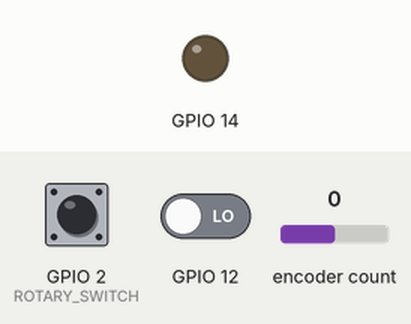
This sketch was run on a simulated ESP8266 (Wemos D1 mini). On the bench: output pins drawn as LEDs (lit = HIGH). The test bench sets the inputs (shaded band); at power-on: GPIO 2 (ROTARY_SWITCH) HIGH, GPIO 12 LOW, encoder count 0. WiFi joins after 1.5 s; servers stay silent unless stated; what the sketch prints to the serial monitor is not drawn.

Above: at 3.2 s.
3.3 s: GPIO 2 (ROTARY_SWITCH) pulled LOW for 0.15 s
At 4.5 s:
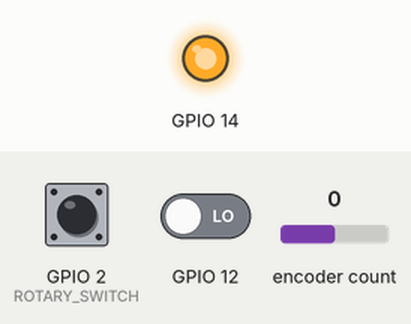
4.9 s: GPIO 2 (ROTARY_SWITCH) pulled LOW for 1 s
At 7.0 s:
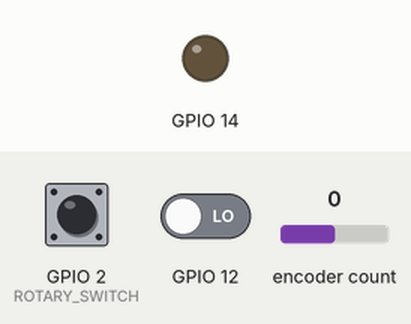
7.4 s: GPIO 2 (ROTARY_SWITCH) pulled LOW for 3.2 s
At 11.8 s:
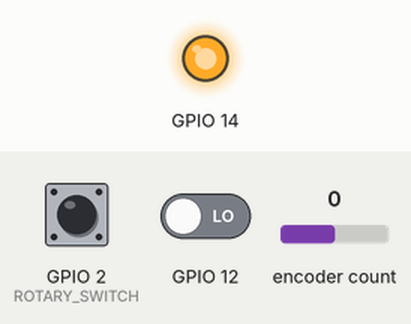
Timing chart, 0 to 13.3 s (numbered marks = the images above; inputs shaded):
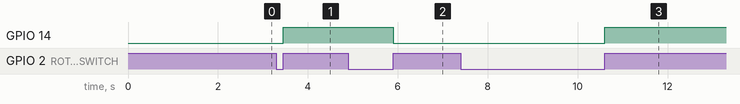

Measured:
- after the input at 3.3 s, GPIO 14: LOW → HIGH after 0.15 s
- after the input at 4.9 s, GPIO 14: HIGH → LOW after 1.0 s
- after the input at 7.4 s, GPIO 14: LOW → HIGH after 3.2 s

The sketch:

Encoder.ino
```cpp
/*
 *  Programa de ejemplo para utilizar el módulo dimmer con cruce con cero, con Wemos y Fuente integradas.
 *
 *  En este ejemplo utilizamos un encoder rotativo (ky-040) para variar el brillo de la lámpara.
 *  Video en Youtube:
 *  https://youtube.com/shorts/bcpSGGWcCMA
 *
*/

/*
 * Bibliotecas empleadas:
 * ESPRotary:
 * https://github.com/LennartHennigs/ESPRotary
 *
 */


#include "credenciales.h"       //En este archivo configuramos el nombre y contraseña de nuestra red wifi, además de la latitud y longitud para calcular la salida y puesta del sol.
#include <ESP8266WiFi.h>
#include <ArduinoOTA.h>

#include <ESPRotary.h>
ESPRotary encoder;
#define ROTARY_PIN1 13      //CLK
#define ROTARY_PIN2  0      //DT
#define ROTARY_SWITCH 2     //SW


bool encoderSwitch,encoderSwitchAnt;
int brilloDimmer,brilloDimmerAnterior=-1;

void setup() {
  pinMode(14,OUTPUT);
  pinMode(12,INPUT);
  pinMode(ROTARY_SWITCH,INPUT_PULLUP);
  digitalWrite(14,0);

  Serial.begin(115200);
  delay(500);
  Serial.println("\n\n\nHola!");

  WiFi.begin(WIFI_NAME, WIFI_PASS);
  Serial.print("Conectando a: ");
  Serial.println(WIFI_NAME);
  while(WiFi.status() != WL_CONNECTED) {
    delay(500);
    Serial.print( "." );
  }


  ArduinoOTA.setHostname("Dimmer Encoder");
  ArduinoOTA.begin();

  encoder.begin(ROTARY_PIN2, ROTARY_PIN1);
  //encoder.setChangedHandler(rotate);
  encoder.setLeftRotationHandler(showDirection);
  encoder.setRightRotationHandler(showDirection);

  attachInterrupt(12, zeroCrosssInt, RISING);
  }

void loop() {
  encoder.loop();

  encoderSwitch = !digitalRead(ROTARY_SWITCH);
  if(encoderSwitch != encoderSwitchAnt) {                                                     //Cuando detectamos que se presionó el pulsador del encoder,
    encoderSwitchAnt = encoderSwitch;                                                         //Si estaba encendida la lámpara (cualquier valor entre 1 y 100%) la apagamos y visceversa.
    if(encoderSwitch) {
      if(brilloDimmer)
        brilloDimmer = 0;
      else
        brilloDimmer = 100;
    }
    while(!digitalRead(ROTARY_SWITCH));                                                       //Esperamos que se deje de presionar para evitar falsos disparos
  }

  if(brilloDimmer == 0 or brilloDimmer == 100 and WiFi.status() == WL_CONNECTED) {
    ArduinoOTA.handle();
  }

  //Cada vez que el valor del brillo se cambia, analizamos si debe estar apagado, encendido o dimerizando (cualquier punto medio).
  //En caso de que esté totalmente encendido o apagado no tiene sentido ejecutar la interrupción del cruce por cero, y simplemente escribimos un 0 o un 1 en la salida conectada al triac.
  if(brilloDimmer != brilloDimmerAnterior) {
    if(brilloDimmer >100)
      brilloDimmer = 100;
    if(brilloDimmer < 0)
      brilloDimmer = 0;

    //Serial.println("Brillo Dimmer: "+String(brilloDimmer));
    if(brilloDimmer == 0 or brilloDimmer == 100) {
      detachInterrupt(12);
      if(brilloDimmer == 0)
        digitalWrite(14, LOW);
      if(brilloDimmer == 100)
        digitalWrite(14, HIGH);
    }
    else {
      attachInterrupt(12, zeroCrosssInt, RISING);
    }
    brilloDimmerAnterior = brilloDimmer;
  }
}


ICACHE_RAM_ATTR
void zeroCrosssInt()  {
  byte _dimming = map(brilloDimmer,0,100,128,0);

  if(_dimming<10 or _dimming>120) {
    if(_dimming<10)
      digitalWrite(14, HIGH);
    if(_dimming>120)
      digitalWrite(14, LOW);
  }
  else {
    delayMicroseconds(75*_dimming);
    digitalWrite(14, HIGH);
    delayMicroseconds(10);
    digitalWrite(14, LOW);
  }
}


// on left or right rotattion
void showDirection(ESPRotary& encoder) {
  //Serial.println(encoder.directionToString(encoder.getDirection()));
  //Serial.println(encoder.getDirection());

  if(encoder.directionToString(encoder.getDirection()) == "RIGHT")
    brilloDimmer++;
  else
    brilloDimmer--;
}
```

credenciales.h
```cpp
#define WIFI_NAME "Mi WiFi"
#define WIFI_PASS "Mi contraseña WiFi"
```
